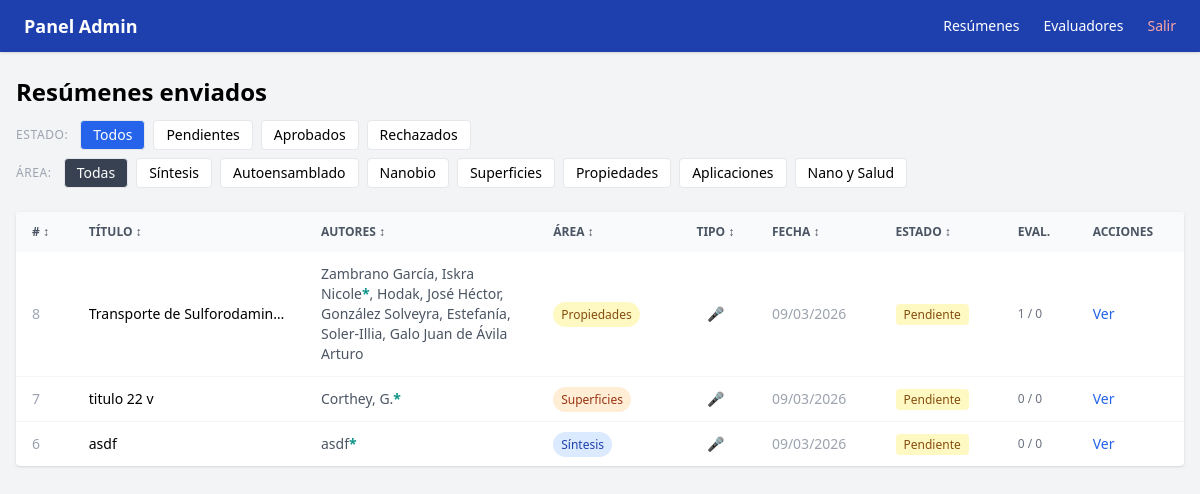
Page /admin (signed in) on the earlier database version.
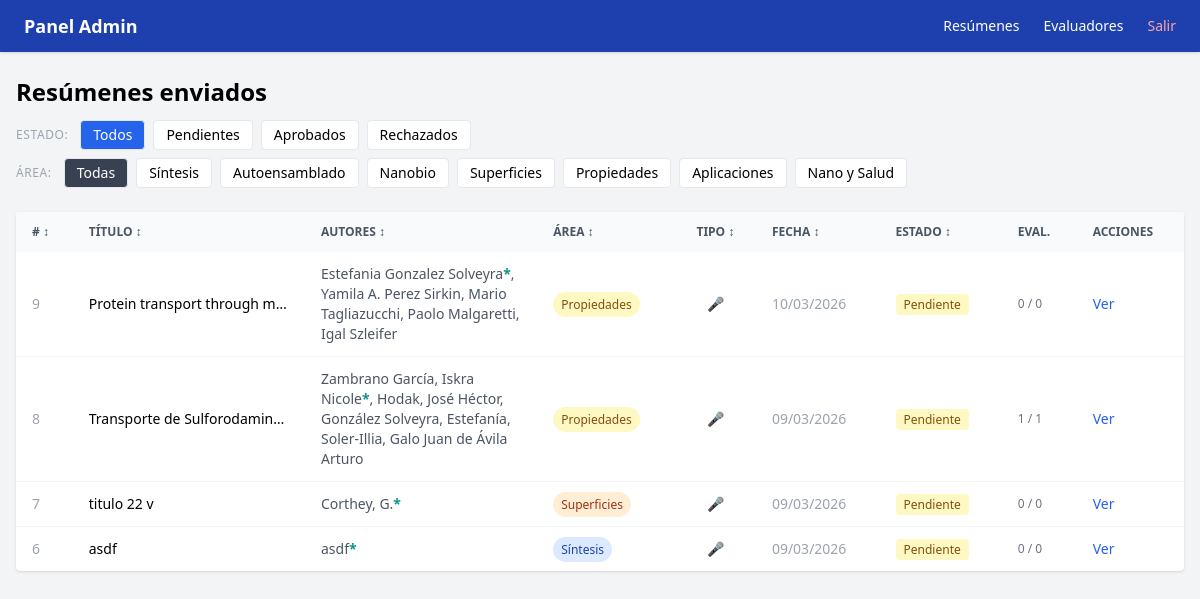
Same page on the later database version.
### app/models.py (models this page shows)
class Abstract(Base):
    __tablename__ = "abstracts"
    id = Column(Integer, primary_key=True, index=True)
    titulo = Column(String, nullable=False)
    autor = Column(String, nullable=False)
    afiliacion = Column(String, nullable=False)
    email_autor = Column(String, nullable=False)
    contenido_html = Column(Text, nullable=False)
    presentacion_oral = Column(Integer, default=0)  # 1 = sí
    estado = Column(Enum(EstadoEnum), default=EstadoEnum.pendiente)
    fecha_envio = Column(DateTime, default=datetime.utcnow)
    reviews = relationship("Review", back_populates="abstract")
    asignaciones = relationship("Asignacion", back_populates="abstract")
    autores = relationship("Autor", back_populates="abstract", order_by="Autor.orden")
    afiliaciones = relationship("Afiliacion", back_populates="abstract", order_by="Afiliacion.orden")
    area_tematica = Column(String, nullable=True)
    referencias_html = Column(Text, nullable=True)

class Autor(Base):
    __tablename__ = "autores"
    id = Column(Integer, primary_key=True, index=True)
    abstract_id = Column(Integer, ForeignKey("abstracts.id"), nullable=False)
    nombre = Column(String, nullable=False)
    orden = Column(Integer, nullable=False)
    es_presentador = Column(Integer, default=0)  # 1 = sí
    afiliaciones_ids = Column(String, nullable=True)  # ej: "1,2"
    abstract = relationship("Abstract", back_populates="autores")

### app/main.py (the view)
@app.get("/admin", response_class=HTMLResponse)
@app.get("/admin", response_class=HTMLResponse)
def admin_abstracts(
    request: Request,
    estado: str = "todos",
    area: str = "todas",
    current_user: models.User = Depends(require_admin),
    db: Session = Depends(get_db)
):
    query = db.query(models.Abstract)
    if estado != "todos":
        query = query.filter(models.Abstract.estado == estado)
    if area != "todas":
        query = query.filter(models.Abstract.area_tematica == area)
    abstracts = query.order_by(models.Abstract.fecha_envio.desc()).all()
    return templates.TemplateResponse("admin/abstracts.html", {
        "request": request,
        "abstracts": abstracts,
        "estado_filtro": estado,
        "area_filtro": area,
        "current_user": current_user
    })

### app/templates/admin/abstracts.html (shortened to what this page needs)
{% extends "admin/base.html" %}
{% block content %}
<div class="mb-6">
    <div class="flex items-center justify-between mb-3">
        <h1 class="text-2xl font-bold">Resúmenes enviados</h1>
    </div>
    <div class="flex flex-wrap gap-2 text-sm mb-2">
        <span class="text-gray-400 text-xs self-center uppercase tracking-wider mr-1">Estado:</span>
        <a href="?estado=todos&area={{ area_filtro }}" class="px-3 py-1 rounded border {% if estado_filtro == 'todos' %}bg-blue-600 text-white{% else %}bg-white{% endif %}">Todos</a>
        <a href="?estado=pendiente&area={{ area_filtro }}" class="px-3 py-1 rounded border {% if estado_filtro == 'pendiente' %}bg-yellow-500 text-white{% else %}bg-white{% endif %}">Pendientes</a>
        <a href="?estado=aprobado&area={{ area_filtro }}" class="px-3 py-1 rounded border {% if estado_filtro == 'aprobado' %}bg-green-600 text-white{% else %}bg-white{% endif %}">Aprobados</a>
        <a href="?estado=rechazado&area={{ area_filtro }}" class="px-3 py-1 rounded border {% if estado_filtro == 'rechazado' %}bg-red-600 text-white{% else %}bg-white{% endif %}">Rechazados</a>
    </div>
    <div class="flex flex-wrap gap-2 text-sm">
        <span class="text-gray-400 text-xs self-center uppercase tracking-wider mr-1">Área:</span>
        <a href="?estado={{ estado_filtro }}&area=todas" class="px-3 py-1 rounded border {% if area_filtro == 'todas' %}bg-gray-700 text-white{% else %}bg-white{% endif %}">Todas</a>
        <a href="?estado={{ estado_filtro }}&area=1" class="px-3 py-1 rounded border {% if area_filtro == '1' %}bg-blue-500 text-white{% else %}bg-white{% endif %}">Síntesis</a>
        <a href="?estado={{ estado_filtro }}&area=2" class="px-3 py-1 rounded border {% if area_filtro == '2' %}bg-purple-500 text-white{% else %}bg-white{% endif %}">Autoensamblado</a>
        <a href="?estado={{ estado_filtro }}&area=3" class="px-3 py-1 rounded border {% if area_filtro == '3' %}bg-green-500 text-white{% else %}bg-white{% endif %}">Nanobio</a>
        <a href="?estado={{ estado_filtro }}&area=4" class="px-3 py-1 rounded border {% if area_filtro == '4' %}bg-orange-500 text-white{% else %}bg-white{% endif %}">Superficies</a>
        <a href="?estado={{ estado_filtro }}&area=5" class="px-3 py-1 rounded border {% if area_filtro == '5' %}bg-yellow-500 text-white{% else %}bg-white{% endif %}">Propiedades</a>
        <a href="?estado={{ estado_filtro }}&area=6" class="px-3 py-1 rounded border {% if area_filtro == '6' %}bg-teal-500 text-white{% else %}bg-white{% endif %}">Aplicaciones</a>
        <a href="?estado={{ estado_filtro }}&area=7" class="px-3 py-1 rounded border {% if area_filtro == '7' %}bg-red-500 text-white{% else %}bg-white{% endif %}">Nano y Salud</a>
    </div>
</div>
{% if abstracts %}
<div class="bg-white rounded shadow overflow-x-auto">
    <table class="text-sm" id="tabla-abstracts" style="min-width: 800px; width: 100%;">
        <thead class="bg-gray-50 text-gray-600 uppercase text-xs">
            <tr>
                <th class="px-4 py-3 text-left cursor-pointer hover:bg-gray-100 select-none" onclick="sortTable(0)"># <span class="sort-icon">↕</span></th>
                <th class="px-4 py-3 text-left cursor-pointer hover:bg-gray-100 select-none" onclick="sortTable(1)">Título <span class="sort-icon">↕</span></th>
                <th class="px-4 py-3 text-left cursor-pointer hover:bg-gray-100 select-none" onclick="sortTable(2)">Autores <span class="sort-icon">↕</span></th>
                <th class="px-4 py-3 text-left cursor-pointer hover:bg-gray-100 select-none" onclick="sortTable(3)">Área <span class="sort-icon">↕</span></th>
                <th class="px-4 py-3 text-center cursor-pointer hover:bg-gray-100 select-none" onclick="sortTable(4)">Tipo <span class="sort-icon">↕</span></th>
                <th class="px-4 py-3 text-left cursor-pointer hover:bg-gray-100 select-none" onclick="sortTable(5)">Fecha <span class="sort-icon">↕</span></th>
                <th class="px-4 py-3 text-left cursor-pointer hover:bg-gray-100 select-none" onclick="sortTable(6)">Estado <span class="sort-icon">↕</span></th>
                <th class="px-4 py-3 text-left">Eval.</th>
                <th class="px-4 py-3 text-left">Acciones</th>
            </tr>
        </thead>
        <tbody class="divide-y divide-gray-100">
            {% for a in abstracts %}
            {% set area_info = {
                '1': ('Síntesis', 'bg-blue-100 text-blue-800'),
                '2': ('Autoensamblado', 'bg-purple-100 text-purple-800'),
                '3': ('Nanobio', 'bg-green-100 text-green-800'),
                '4': ('Superficies', 'bg-orange-100 text-orange-800'),
                '5': ('Propiedades', 'bg-yellow-100 text-yellow-800'),
                '6': ('Aplicaciones', 'bg-teal-100 text-teal-800'),
                '7': ('Nano y Salud', 'bg-red-100 text-red-800'),
            } %}
            {% set info = area_info.get(a.area_tematica, ('—', 'bg-gray-100 text-gray-500')) %}
            <tr class="hover:bg-gray-50">
                <td class="px-4 py-3 text-gray-400">{{ a.id }}</td>
                <td class="px-4 py-3 font-medium" style="max-width: 200px;">
                    <div class="truncate">{{ a.titulo | striptags }}</div>
                </td>
                <td class="px-4 py-3 text-gray-600" style="max-width: 200px;">
                    {% for autor in a.autores %}
                        <span>{{ autor.nombre }}{% if autor.es_presentador %}<span class="text-teal-600 font-bold" title="Presenta">*</span>{% endif %}{% if not loop.last %}, {% endif %}</span>
                    {% endfor %}
                </td>
                <td class="px-4 py-3">
                    <span class="px-2 py-1 rounded-full text-xs font-medium {{ info[1] }}">{{ info[0] }}</span>
                </td>
                <td class="px-4 py-3 text-center">
                    {% if a.presentacion_oral %}
                        <span class="text-teal-600" title="Solicita presentación oral">🎤</span>
                    {% else %}
                        <span class="text-gray-400" title="Solo póster">📋</span>
                    {% endif %}
                </td>
                <td class="px-4 py-3 text-gray-400 whitespace-nowrap">{{ a.fecha_envio.strftime('%d/%m/%Y') }}</td>
                <td class="px-4 py-3 whitespace-nowrap">
                    {% if a.estado.value == 'pendiente' %}
                        <span class="bg-yellow-100 text-yellow-800 px-2 py-0.5 rounded text-xs">Pendiente</span>
                    {% elif a.estado.value == 'aprobado' %}
                        <span class="bg-green-100 text-green-800 px-2 py-0.5 rounded text-xs">Aprobado</span>
                    {% else %}
                        <span class="bg-red-100 text-red-800 px-2 py-0.5 rounded text-xs">Rechazado</span>
                    {% endif %}
                </td>
                <td class="px-4 py-3 text-gray-500 text-xs whitespace-nowrap">{{ a.asignaciones | length }} / {{ a.reviews | length }}</td>
                <td class="px-4 py-3">
                    <a href="/admin/abstracts/{{ a.id }}" class="text-blue-600 hover:underline">Ver</a>
                </td>
            </tr>
            {% endfor %}
        </tbody>
    </table>
</div>
{% else %}
<div class="bg-white rounded shadow p-8 text-center text-gray-400">
    No hay resúmenes con este filtro.
</div>
{% endif %}
{% endblock %}

### app/templates/admin/base.html (shortened to what this page needs)
<!DOCTYPE html>
<html lang="es">
<head>
    <script src="https://cdn.tailwindcss.com"></script>
</head>
<body class="bg-gray-100 min-h-screen">
    <nav class="bg-blue-800 text-white px-6 py-3 sticky top-0 z-50 shadow">
        <div class="flex items-center justify-between">
            <span class="font-bold text-lg">Panel Admin</span>
            <div class="hidden md:flex gap-6 text-sm">
                <a href="/admin" class="hover:underline">Resúmenes</a>
                <a href="/admin/evaluadores" class="hover:underline">Evaluadores</a>
                <a href="/logout" class="hover:underline text-red-300">Salir</a>
            </div>
        </div>
    </nav>
    <div class="w-full px-4 py-6">
        {% block content %}{% endblock %}
    </div>
</body>
</html>

Differences in the rows shown:
added Abstract: id "9", titulo "Protein transport through m…", info "Propiedades", fecha_envio "10/03/2026", estado "Pendiente", asignaciones|length "0", reviews|length "0"
added Autor: nombre "Estefania Gonzalez Solveyra", shown under "9"
added Autor: nombre "Yamila A. Perez Sirkin", shown under "9"
added Autor: nombre "Mario Tagliazucchi", shown under "9"
added Autor: nombre "Paolo Malgaretti", shown under "9"
added Autor: nombre "Igal Szleifer", shown under "9"
computed for Abstract "Transporte de Sulforodamin…": reviews|length "0" → "1"
